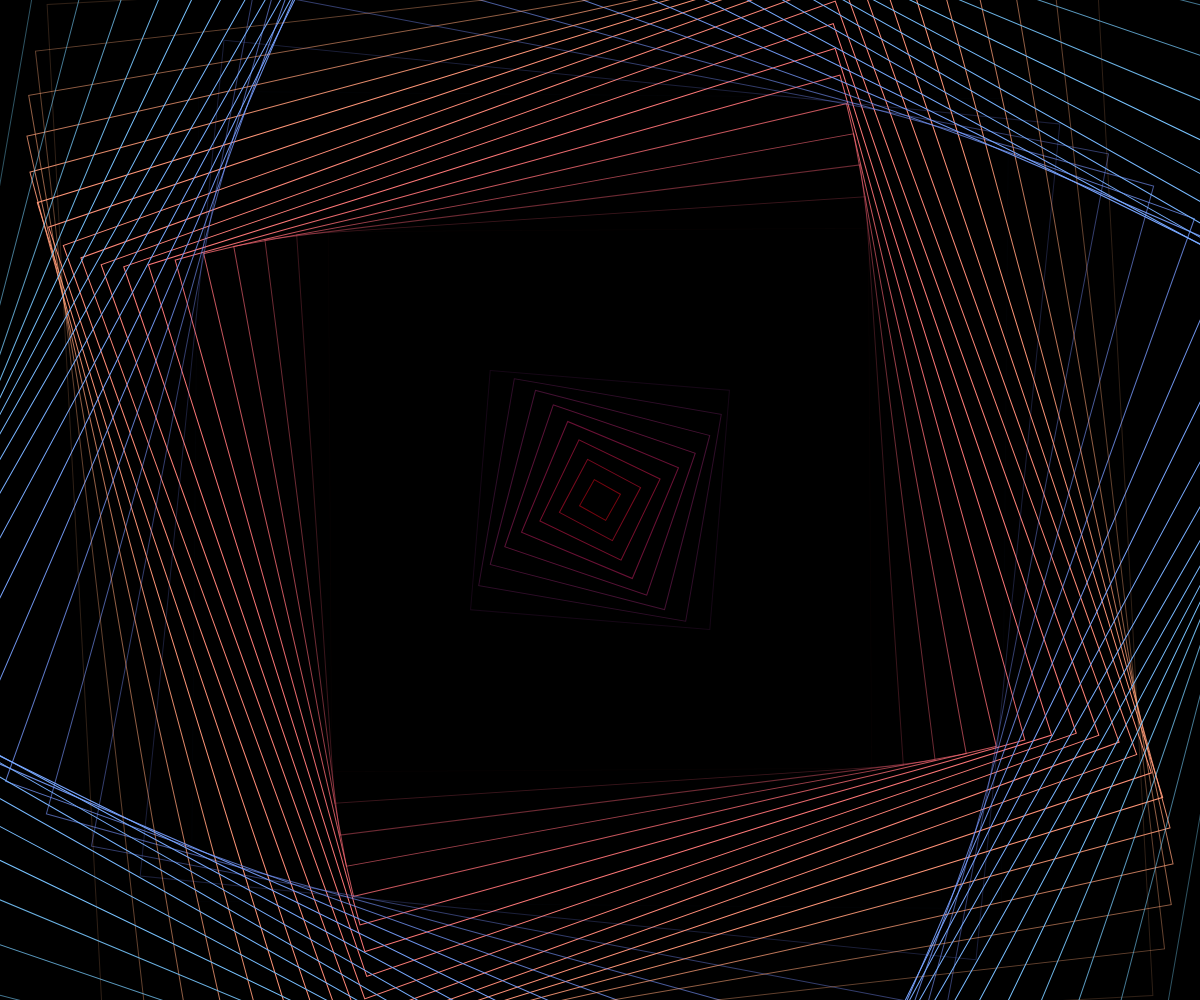
Frame 1 (no input)
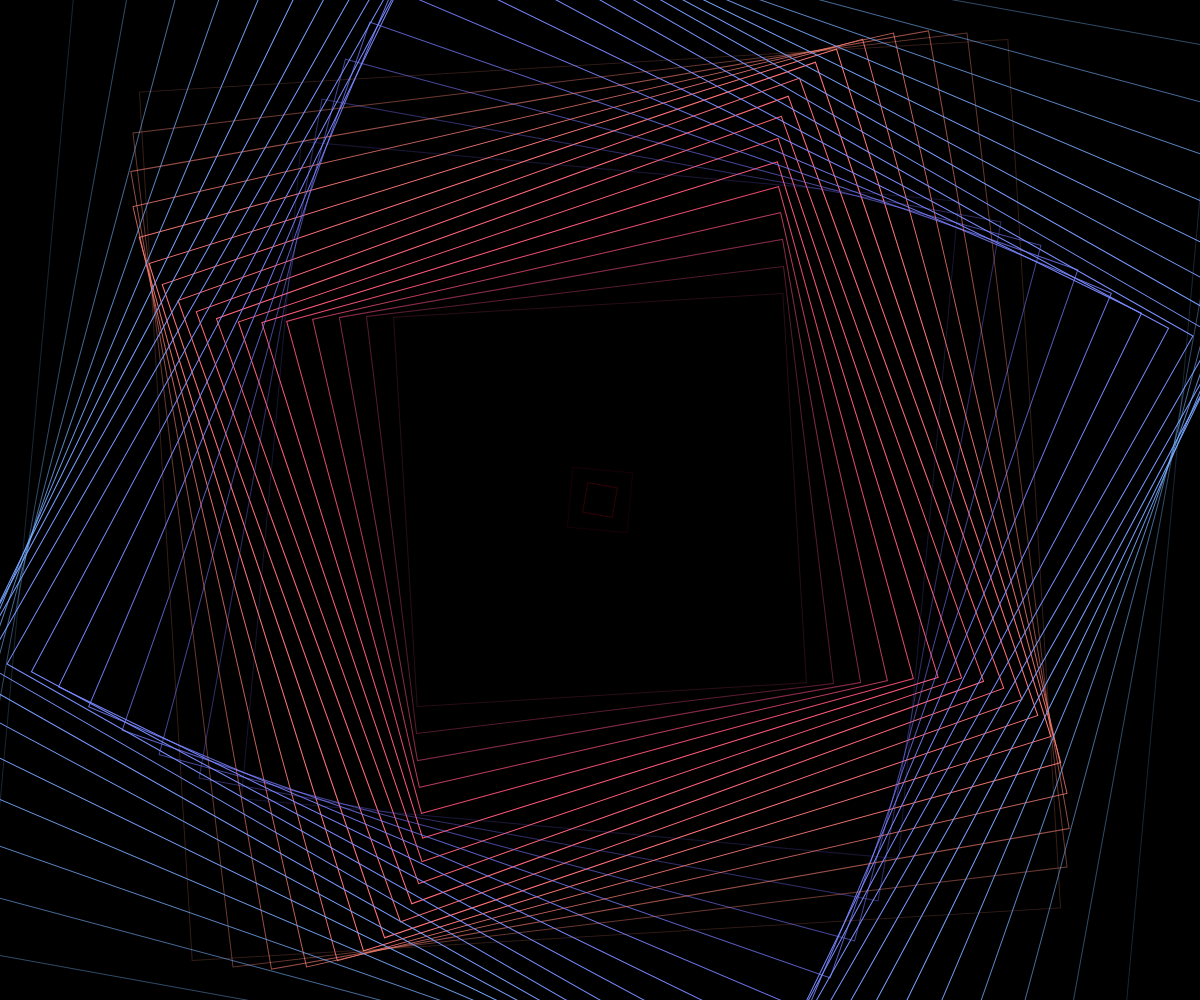
Frame 60 (no input)
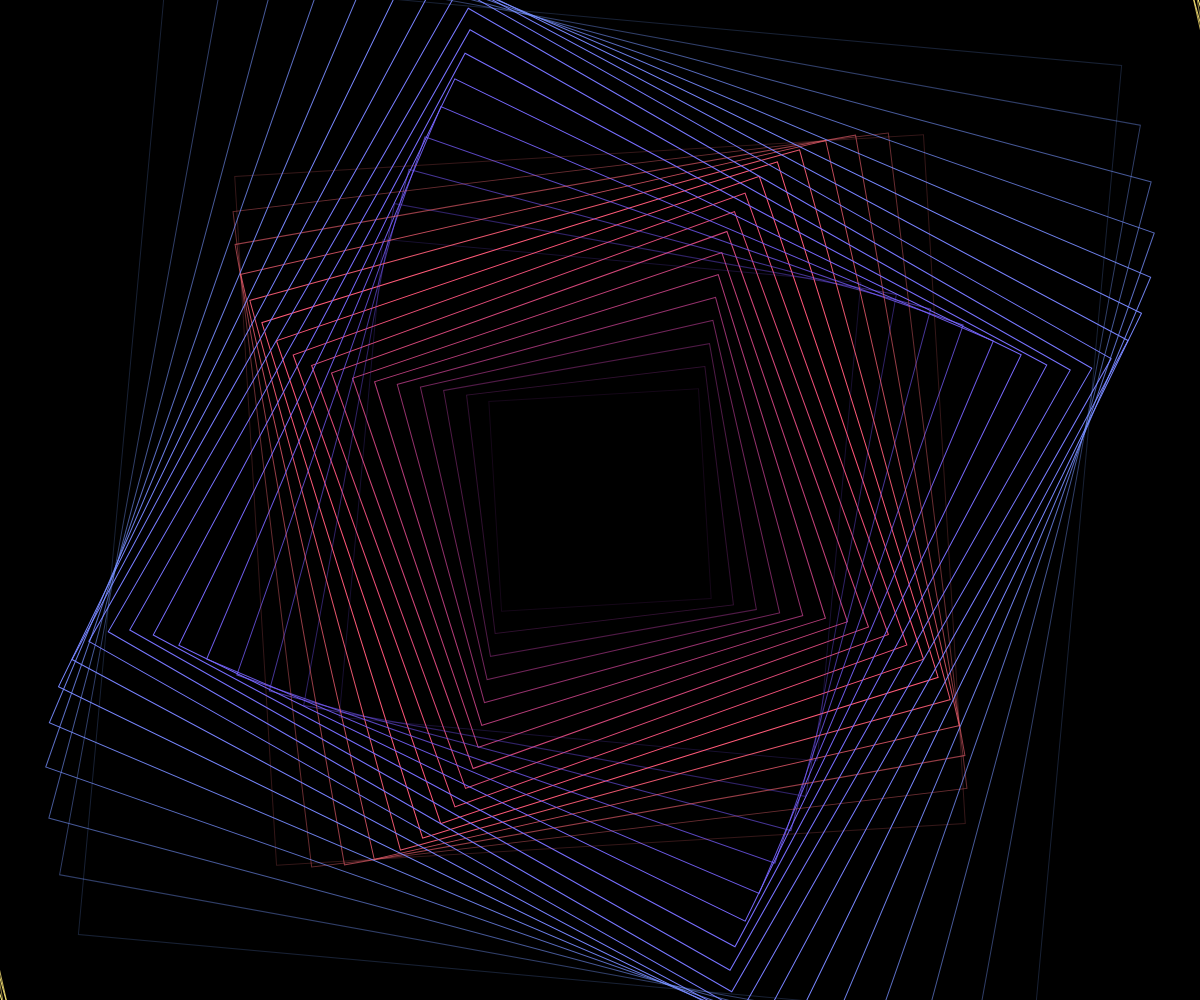
Frame 120 (the mouse pressed at the canvas centre since frame 60)

The p5.js sketch that drew these frames (run headless with seeded random() and noise() and a simulated clock; from frame 60 on, the mouse is pressed at the canvas centre):

// p5.js sketch
// ── sketch.js
let color1 = 0.2;


function setup() {
  createCanvas(windowWidth, windowHeight);
  rectMode(CENTER);
  angleMode(DEGREES);
}

function draw() {
  background("black");
  const amount = 100;

  translate(width/2, height/2);
  for (let i = 1; i <= amount; i++) {

   const angle = 10 * i + frameCount;
   const rotation = sin(angle) * 20;
   const rotation1 = cos(angle) * 30;
   const op = -sin(angle) * 300;
   const op1 = cos(angle) * 300;

   const x = 0;
   const y = 0;
   const rectwidth = 30*i;
   const rectheight = 30*i;


  push();
   noFill();
   stroke(i*15, i*5, 120, op);

   rotate(rotation);
   rect(x, y, rectwidth, rectheight)
  pop();

push();
  noFill();
  stroke(120, i*5, i*15, op1);
  rotate(rotation1);
  rect(x, y, rectwidth, rectheight)
 pop();

/*
  if (frameCount < 255) {
      color1+=0.004;
  } else {
    color1-=1;
  }
  console.log(color1); */
}
}
